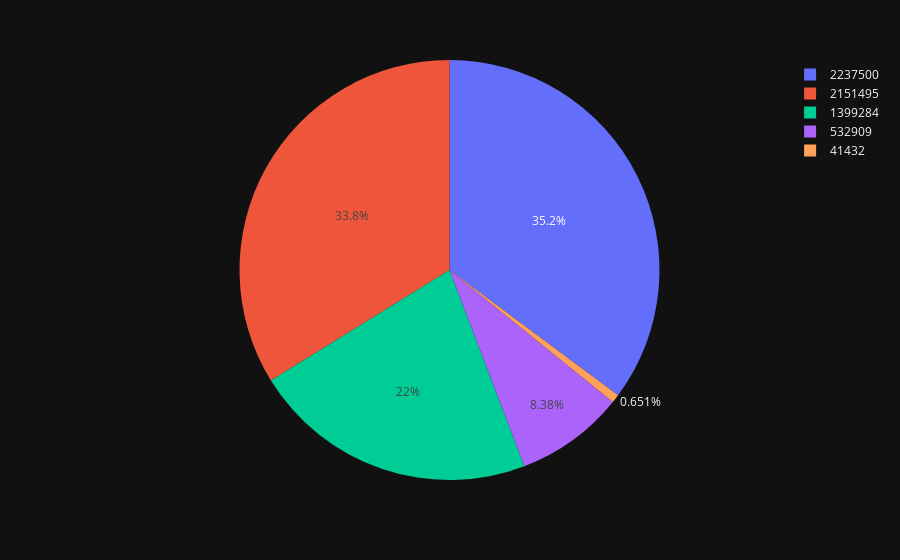

Here is the notebook cell this chart was saved with:
### Code cell
import plotly.express as px
fig = px.pie(cleanFraud.Total, values="Total", names="Total")
fig.show()

### Figure 1 — Plotly figure (JSON) as saved in the notebook; plotly's stock layout.template omitted (floating-point values rounded to 4 significant figures)
{"data": [{"domain": {"x": [0.0, 1.0], "y": [0.0, 1.0]}, "hovertemplate": "Total=%{value}<extra></extra>", "labels": [1399284, 2237500, 41432, 2151495, 532909], "legendgroup": "", "name": "", "showlegend": true, "values": [1399284, 2237500, 41432, 2151495, 532909], "type": "pie"}], "layout": {"legend": {"tracegroupgap": 0}, "margin": {"t": 60}}}
